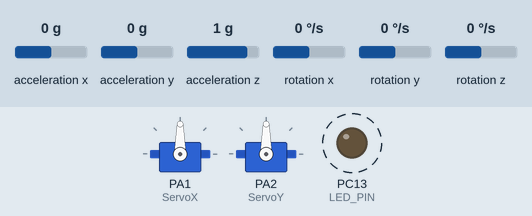
Recording of a sketch running on a simulated STM32 Blue Pill. Parts: 2 × servo, output pins drawn as LEDs (lit = HIGH). Dashed ring = blinking. The test bench sets the inputs (shaded band); at power-on: acceleration x 0 g, acceleration y 0 g, acceleration z 1 g, rotation x 0 °/s, rotation y 0 °/s, rotation z 0 °/s.

Above: at 7.68 s.
8.2 s: acceleration x set to -1.4 g
At 8.62 s:
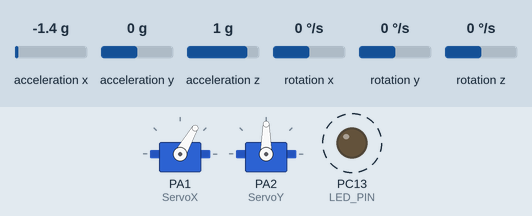
11.2 s: acceleration y set to -1.4 g
At 11.94 s:
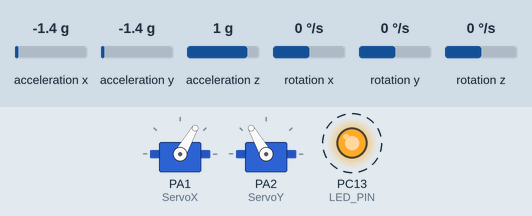
14.2 s: acceleration z set to 1.4 g
At 15.16 s:
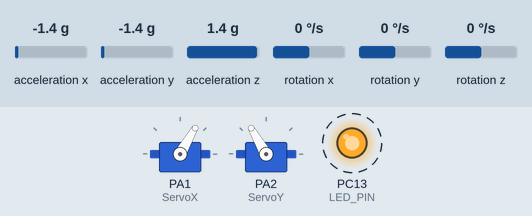
17.2 s: acceleration x set to 0 g
At 17.7 s:
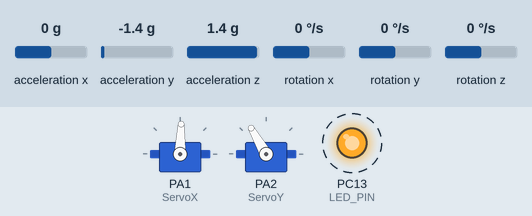
20.2 s: acceleration y set to 0.8 g
At 20.99 s:
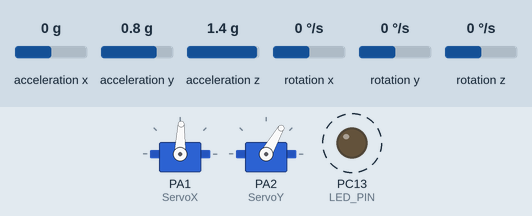
23.2 s: acceleration x set to -0.8 g
At 23.67 s:
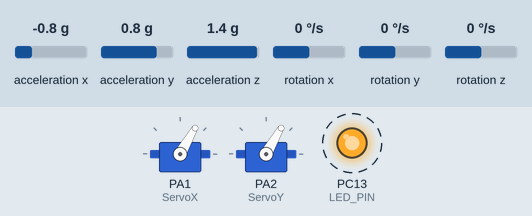
Timing chart, 0 to 27.2 s (numbered marks = the images above; inputs shaded):
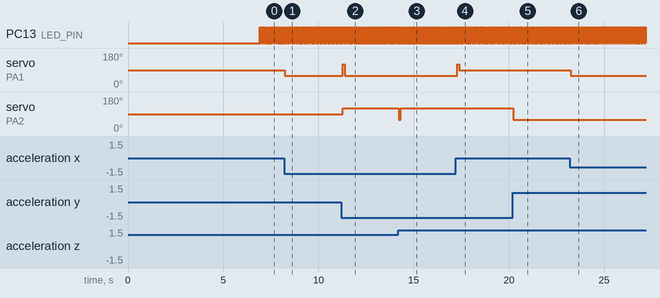

Measured:
- after the input at 8.2 s, servo on PA1 (ServoX): 90° → 60° at once
- after the input at 11.2 s, servo on PA1 (ServoX): 60° → 120° after 0.07 s, → 60° 0.11 s later; servo on PA2 (ServoY): 90° → 120° after 0.07 s
- after the input at 14.2 s, servo on PA2 (ServoY): 120° → 60° at once, → 120° 0.11 s later
- after the input at 17.2 s, servo on PA1 (ServoX): 60° → 120° after 0.08 s, → 88° 0.11 s later
- after the input at 20.2 s, servo on PA2 (ServoY): 120° → 60° at once
- after the input at 23.2 s, servo on PA1 (ServoX): 88° → 60° after 0.06 s
- by itself, PC13 (LED_PIN): alternates HIGH for 0.02 s and LOW for 0.02 s

The sketch:

TVC_PID_1.ino
```cpp
//https://github.com/bdureau/RocketMotorPIDGimbal

/*
   Description: Model Rocket motor gimbal using 2 servo. This is yet again another attempt to fly a model rocket without fins using long burn motors.
                It is using the Arduino PID controler to move a rocket motor.
                Angle changes can be monitored using a USB cable or a bluetooth interface
                Inspired by various camera gimbal projects
   Author: Boris du Reau
   Date: June 2018
   Sensor used is an MPU6050 board
   You can use an Arduino Uno/Nano or stm32F103C board
   Servo Connection
   BROWN - gnd
   red - 5v
   yellow - d10 (pwm for Sero X) or PA1 for stm32
          - d11 (servo Y) or PA2 for stm32
   MPU board Connection
   VCC - 5v
   GND - GND
   SCL - A5  or pin SCL on the stm32
   SDA - A4  or pin SDA on the stm32
   INT - D2 (not used)
  TODO:
  Build an Android interface to monitor the telemetry and configure it
*/


#include <Servo.h> //servo library
#include <I2Cdev.h>
#include <MPU6050_6Axis_MotionApps20.h> // Gyroscope and axcelerometer libraries
#include <PID_v1.h> // Arduino PID library
#include <Wire.h>

#define LED_PIN PC13 //pin 13 for the arduino Uno and PC13 for the stm32
bool blinkState = true;

Servo ServoX;   // X axis Servo
Servo ServoY;   // Y axis Servo

float mpuPitch = 0;
float mpuRoll = 0;
float mpuYaw = 0;


// Create  MPU object
// class default I2C address is 0x68; specific I2C addresses may be passed as a parameter here
// for exemple MPU6050 mpu(0x69);
MPU6050 mpu;


// MPU control/status vars
uint8_t devStatus;      // return status after each device operation (0 = success, !0 = error)
uint16_t packetSize;    // expected DMP packet size (default is 42 bytes)
uint16_t fifoCount;     // count of all bytes currently in FIFO
uint8_t fifoBuffer[64]; // FIFO storage buffer

// orientation/motion vars
Quaternion q;           // [w, x, y, z]         quaternion container
VectorFloat gravity;    // [x, y, z]            gravity vector
float ypr[3];           // [yaw, pitch, roll]   yaw/pitch/roll container and gravity vector

// relative ypr[x] usage based on sensor orientation when mounted, e.g. ypr[PITCH]
#define PITCH   1     // defines the position within ypr[x] variable for PITCH; may vary due to sensor orientation when mounted
#define ROLL  2     // defines the position within ypr[x] variable for ROLL; may vary due to sensor orientation when mounted
#define YAW   0     // defines the position within ypr[x] variable for YAW; may vary due to sensor orientation when mounted

// PID stuff
//Define Variables we'll be connecting to
double SetpointX, InputX, OutputX;
double SetpointY, InputY, OutputY;

// Those initial tuning parameters need to be tuned
// this a bit like when you tune your copter appart from the fact that the rocket motor last only few seconds
// please help !!!!!!!
//double KpX = 2, KiX = 5, KdX = 1;
double KpX = 3.55, KiX = 0.005, KdX = 2.05;
//Specify the links and initial tuning parameters
//double KpY = 2, KiY = 5, KdY = 1;
double KpY = 3.55, KiY = 0.005, KdY = 2.05;
PID myPIDX(&InputX, &OutputX, &SetpointX, KpX, KiX, KdX, DIRECT);
PID myPIDY(&InputY, &OutputY, &SetpointY, KpY, KiY, KdY, DIRECT);


//calibration stuff
//Change those 3 variables if you want to fine tune the skecth to your needs.
int buffersize = 200;   //Amount of readings used to average, make it higher to get more precision but sketch will be slower  (default:1000)

int acel_deadzone = 8;   //Acelerometer error allowed, make it lower to get more precision, but sketch may not converge  (default:8)

int giro_deadzone = 1;   //Giro error allowed, make it lower to get more precision, but sketch may not converge  (default:1)

int16_t ax, ay, az, gx, gy, gz;

int mean_ax, mean_ay, mean_az, mean_gx, mean_gy, mean_gz, state = 0;
int ax_offset, ay_offset, az_offset, gx_offset, gy_offset, gz_offset;

/*
   Initial setup
   do the board calibration
   if you use the calibration function do not move the board until the calibration is complete
*/

void setup()
{

  ServoX.attach(PA1);  // attaches the X servo on PA1 for stm32 or D10 for the Arduino Uno
  ServoY.attach(PA2);  // attaches the Y servo on PA2 for stm32 or D11 for the Arduino Uno

  // set both servo's to 90 degree
  ServoX.write(90);
  ServoY.write(90);
  delay(500);

  Wire.begin();


  Serial1.begin(38400);
  while (!Serial1);      // wait for Leonardo enumeration, others continue immediately

  // initialize device
  Serial1.println(F("Initializing MPU 6050 device..."));
  mpu.initialize();

  // verify connection
  Serial1.println(F("Testing device connections..."));
  Serial1.println(mpu.testConnection() ? F("MPU6050 connection successful") : F("MPU6050 connection failed"));

  // load and configure the DMP
  Serial1.println(F("Initializing DMP"));
  devStatus = mpu.dmpInitialize();


  // INPUT CALIBRATED OFFSETS HERE; SPECIFIC FOR EACH UNIT AND EACH MOUNTING CONFIGURATION!!!!
  // use the calibrate function for yours
  // you can also write down your offset ans use them so that you do not have to re-run the calibration

  ax_offset = 1118;
  ay_offset = 513;
  az_offset = 1289;
  gx_offset = 64;
  gy_offset = -1;
  gz_offset = -33;
  // configure LED for output
  pinMode(LED_PIN, OUTPUT);
  calibrate();
  initialize();
}

void initialize() {
  // initialize device
  Serial1.println(F("Initializing MPU 6050 device..."));
  mpu.initialize();

  // verify connection
  Serial1.println(F("Testing device connections..."));
  Serial1.println(mpu.testConnection() ? F("MPU6050 connection successful") : F("MPU6050 connection failed"));

  // load and configure the DMP
  Serial1.println(F("Initializing DMP"));
  devStatus = mpu.dmpInitialize();
  mpu.setXAccelOffset(ax_offset);
  mpu.setYAccelOffset(ay_offset);
  mpu.setZAccelOffset(az_offset);
  mpu.setXGyroOffset(gx_offset);
  mpu.setYGyroOffset(gy_offset);
  mpu.setZGyroOffset(gz_offset);

  //turn the PID on
  //servo's can go from 60 degree's to 120 degree so set the angle correction to + - 30 degrees max
  myPIDX.SetOutputLimits(-30, 30);
  myPIDY.SetOutputLimits(-30, 30);
  myPIDX.SetMode(AUTOMATIC);
  myPIDY.SetMode(AUTOMATIC);
  SetpointX = 0;
  SetpointY = 0;
  // make sure it worked (returns 0 if so)
  if (devStatus == 0)
  {
    // turn on the DMP, now that it's ready
    Serial1.println(F("Enabling DMP"));
    mpu.setDMPEnabled(true);

    // get expected DMP packet size for later comparison
    packetSize = mpu.dmpGetFIFOPacketSize();
  }
  else
  {
    // ERROR!
    // 1 = initial memory load failed, 2 = DMP configuration updates failed (if it's going to break, usually the code will be 1)
    Serial1.print(F("DMP Initialization failed code = "));
    Serial1.println(devStatus);
  }
}


/*
   MAIN PROGRAM LOOP
*/
void loop(void)
{
  MainMenu();
  //myloop();
}

void myloop(void)
{
  // get current FIFO count
  fifoCount = mpu.getFIFOCount();

  // check for overflow (this should never happen unless our code is too inefficient)
  if ( fifoCount == 1024)
  {
    // reset so we can continue cleanly
    mpu.resetFIFO();
    Serial1.println(F("FIFO overflow!"));
    return;
  }

  // check for correct available data length
  if (fifoCount < packetSize)
    return;

  // read a packet from FIFO
  mpu.getFIFOBytes(fifoBuffer, packetSize);

  // track FIFO count here in case there is > 1 packet available
  fifoCount -= packetSize;

  // flush buffer to prevent overflow
  mpu.resetFIFO();

  // display Euler angles in degrees
  mpu.dmpGetQuaternion(&q, fifoBuffer);
  mpu.dmpGetGravity(&gravity, &q);
  mpu.dmpGetYawPitchRoll(ypr, &q, &gravity);
  mpuPitch = ypr[PITCH] * 180 / M_PI;
  mpuRoll = ypr[ROLL] * 180 / M_PI;
  mpuYaw  = ypr[YAW] * 180 / M_PI;

  // flush buffer to prevent overflow
  mpu.resetFIFO();

  // blink LED to indicate activity
  blinkState = !blinkState;
  digitalWrite(LED_PIN, blinkState);

  // flush buffer to prevent overflow
  mpu.resetFIFO();
  InputX = mpuPitch;
  myPIDX.Compute();
  InputY = mpuRoll;
  myPIDY.Compute();

  //if using PID do those
  ServoX.write(-OutputX + 90);
  ServoY.write(OutputY + 90);

  // if you do not want to use the PID
  // ServoX.write(-mpuPitch + 90);
  // ServoY.write(mpuRoll + 90);

  float q1[4];
  mpu.dmpGetQuaternion(&q, fifoBuffer);
  q1[0] = q.w;
  q1[1] = q.x;
  q1[2] = q.y;
  q1[3] = q.z;
  serialPrintFloatArr(q1, 4);
  Serial1.print(mpuPitch);
  Serial1.print("    ");
  Serial1.print(mpuRoll);
  Serial1.print("    ");
  Serial1.print(OutputX);
  Serial1.print("    ");
  Serial1.println(OutputY);
  delay(10);

  // flush buffer to prevent overflow
  mpu.resetFIFO();

}

// ================================================================
// === Those 2 functions will format the data                   ===
// ================================================================
void serialPrintFloatArr(float * arr, int length) {
  for (int i = 0; i < length; i++) {
    serialFloatPrint(arr[i]);
    Serial1.print(",");
  }
}


void serialFloatPrint(float f) {
  byte * b = (byte *) &f;
  for (int i = 0; i < 4; i++) {

    byte b1 = (b[i] >> 4) & 0x0f;
    byte b2 = (b[i] & 0x0f);

    char c1 = (b1 < 10) ? ('0' + b1) : 'A' + b1 - 10;
    char c2 = (b2 < 10) ? ('0' + b2) : 'A' + b2 - 10;

    Serial1.print(c1);
    Serial1.print(c2);
  }
}


/*
   calibration routines those will be executed each time the board is powered up.
   we might want to calibrate it for good on a flat table and save it to the microcontroler eeprom
*/
void calibrate() {
  // start message
  Serial1.println("\nMPU6050 Calibration Sketch");
  //delay(1000);
  Serial1.println("\nYour MPU6050 should be placed in horizontal position, with package letters facing up. \nDon't touch it until you see a finish message.\n");
  //delay(1000);
  // verify connection
  Serial1.println(mpu.testConnection() ? "MPU6050 connection successful" : "MPU6050 connection failed");
  //delay(1000);
  // reset offsets
  mpu.setXAccelOffset(0);
  mpu.setYAccelOffset(0);
  mpu.setZAccelOffset(0);
  mpu.setXGyroOffset(0);
  mpu.setYGyroOffset(0);
  mpu.setZGyroOffset(0);

  while (1) {
    if (state == 0) {
      Serial1.println("\nReading sensors for first time...");
      meansensors();
      state++;
      delay(100);
    }

    if (state == 1) {
      Serial1.println("\nCalculating offsets...");
      calibration();
      state++;
      delay(100);
    }

    if (state == 2) {
      meansensors();
      Serial1.println("\nFINISHED!");
      Serial1.print("\nSensor readings with offsets:\t");
      Serial1.print(mean_ax);
      Serial1.print("\t");
      Serial1.print(mean_ay);
      Serial1.print("\t");
      Serial1.print(mean_az);
      Serial1.print("\t");
      Serial1.print(mean_gx);
      Serial1.print("\t");
      Serial1.print(mean_gy);
      Serial1.print("\t");
      Serial1.println(mean_gz);
      Serial1.print("Your offsets:\t");
      Serial1.print(ax_offset);
      Serial1.print("\t");
      Serial1.print(ay_offset);
      Serial1.print("\t");
      Serial1.print(az_offset);
      Serial1.print("\t");
      Serial1.print(gx_offset);
      Serial1.print("\t");
      Serial1.print(gy_offset);
      Serial1.print("\t");
      Serial1.println(gz_offset);
      Serial1.println("\nData is printed as: acelX acelY acelZ giroX giroY giroZ");
      Serial1.println("Check that your sensor readings are close to 0 0 16384 0 0 0");
      Serial1.println("If calibration was succesful write down your offsets so you can set them in your projects using something similar to mpu.setXAccelOffset(youroffset)");
      //while (1);
      break;
    }
  }
}


void meansensors() {
  long i = 0, buff_ax = 0, buff_ay = 0, buff_az = 0, buff_gx = 0, buff_gy = 0, buff_gz = 0;

  while (i < (buffersize + 101)) {
    // read raw accel/gyro measurements from device
    mpu.getMotion6(&ax, &ay, &az, &gx, &gy, &gz);

    if (i > 100 && i <= (buffersize + 100)) { //First 100 measures are discarded
      buff_ax = buff_ax + ax;
      buff_ay = buff_ay + ay;
      buff_az = buff_az + az;
      buff_gx = buff_gx + gx;
      buff_gy = buff_gy + gy;
      buff_gz = buff_gz + gz;
    }
    if (i == (buffersize + 100)) {
      mean_ax = buff_ax / buffersize;
      mean_ay = buff_ay / buffersize;
      mean_az = buff_az / buffersize;
      mean_gx = buff_gx / buffersize;
      mean_gy = buff_gy / buffersize;
      mean_gz = buff_gz / buffersize;
    }
    i++;
    delay(2); //Needed so we don't get repeated measures
  }
}

void calibration() {
  ax_offset = -mean_ax / 8;
  ay_offset = -mean_ay / 8;
  az_offset = (16384 - mean_az) / 8;

  gx_offset = -mean_gx / 4;
  gy_offset = -mean_gy / 4;
  gz_offset = -mean_gz / 4;
  while (1) {
    int ready = 0;
    mpu.setXAccelOffset(ax_offset);
    mpu.setYAccelOffset(ay_offset);
    mpu.setZAccelOffset(az_offset);

    mpu.setXGyroOffset(gx_offset);
    mpu.setYGyroOffset(gy_offset);
    mpu.setZGyroOffset(gz_offset);

    meansensors();
    Serial1.println("...");
    blinkState = !blinkState;
    digitalWrite(LED_PIN, blinkState);
    if (abs(mean_ax) <= acel_deadzone) ready++;
    else ax_offset = ax_offset - mean_ax / acel_deadzone;

    if (abs(mean_ay) <= acel_deadzone) ready++;
    else ay_offset = ay_offset - mean_ay / acel_deadzone;

    if (abs(16384 - mean_az) <= acel_deadzone) ready++;
    else az_offset = az_offset + (16384 - mean_az) / acel_deadzone;

    if (abs(mean_gx) <= giro_deadzone) ready++;
    else gx_offset = gx_offset - mean_gx / (giro_deadzone + 1);

    if (abs(mean_gy) <= giro_deadzone) ready++;
    else gy_offset = gy_offset - mean_gy / (giro_deadzone + 1);

    if (abs(mean_gz) <= giro_deadzone) ready++;
    else gz_offset = gz_offset - mean_gz / (giro_deadzone + 1);

    if (ready == 6) break;
  }
}

//================================================================
// Main menu to interpret all the commands sent by the altimeter console
//================================================================
void MainMenu()
{
  char readVal = ' ';
  int i = 0;

  char commandbuffer[200];


  while (Serial1.available())
  {
    readVal = Serial1.read();
    if (readVal != ';' )
    {
      if (readVal != '\n')
        commandbuffer[i++] = readVal;
    }
    else
    {
      commandbuffer[i++] = '\0';
      break;
    }
  }

  if (commandbuffer[0] != '\0') {
    interpretCommandBuffer(commandbuffer);
    commandbuffer[0] = '\0';
  }
  myloop();
}

void interpretCommandBuffer(char *commandbuffer) {
  //Serial1.println((char*)commandbuffer);
  //this will erase all flight
  if (commandbuffer[0] == 'c')
  {
    Serial1.println(F("calibration\n"));
    // Do calibration suff
    state = 0;

    calibrate();
    mpu.setXAccelOffset(ax_offset);
    mpu.setYAccelOffset(ay_offset);
    mpu.setZAccelOffset(az_offset);
    mpu.setXGyroOffset(gx_offset);
    mpu.setYGyroOffset(gy_offset);
    mpu.setZGyroOffset(gz_offset);

  }
  else
  {
    Serial1.println(F("Unknown command" ));
    Serial1.println(commandbuffer[0]);
  }
}
```
